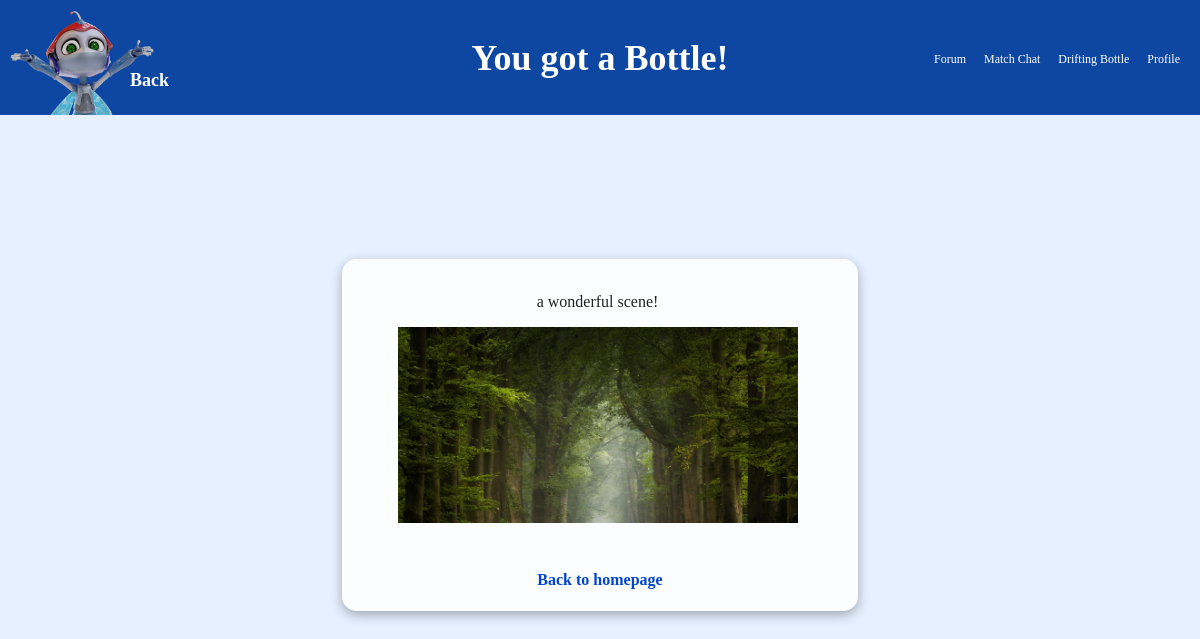
/bottle/pick, run on the app's committed database.
### bottle_feature.py (models this page shows)
class Bottle(db.Model):
    id = db.Column(db.Integer, primary_key=True)
    content = db.Column(db.Text, nullable=True)
    file_path = db.Column(db.String(200), nullable=True)
    file_type = db.Column(db.String(200), nullable=True)
    campus = db.Column(db.String(20), nullable=False, default="cyberjaya")
    status = db.Column(db.String(20), default="unpicked")
    created_at = db.Column(db.DateTime, default=db.func.current_timestamp())

### bottle_feature.py (the view)
@bottle_bp.route("/pick", endpoint="pick")
def pick_bottle():
    campus = request.args.get("campus", "all")
    query = Bottle.query.filter_by(status="unpicked")
    if campus != "all":
        query = query.filter_by(campus=campus)
    database = query.all()
    if database:
        bottle = random.choice(database)
        bottle.status = "picked"
        db.session.commit()
        return render_template("pick.html", bottle=bottle)
    else:
        return render_template("pick.html", bottle=None)

### templates/pick.html (shortened to what this page needs)
<!DOCTYPE html>
<html lang="en">
<head>
    <link rel="stylesheet" href="{{ url_for('static', filename='style.css') }}">
</head>
    <header>
            <div>
            <a href="{{url_for('main.homepage')}}" class="header-back-home-a">
                <img src="{{url_for('static', filename='ebeemmu.png')}}" alt="logo" width="150" height="105" style="margin-left: 10px;">
            </a>
            <div class="header-back-home-text"">Back</div>
            </div>
            <div class="title">You got a Bottle!</div>
            <nav>
                <ul>
                    <li><a href="{{ url_for('forum.homepage') }}">Forum</a></li>
                    <li><a href="{{ url_for('MatchChat.home') }}">Match Chat</a></li>
                    <li><a href="{{ url_for('bottle.DriftingBottle') }}">Drifting Bottle</a></li>
                    <li><a href="{{ url_for('profile.myProfile') }}">Profile</a></li>
                </ul>
            </nav>
    </header>
<body>
    <main>
    <div class="bottle-container">
        {% if bottle %}
            <div class="bottle-wrapper">
                <div class="bottle_content">
                    {% if bottle.content %}
                        <p>{{ bottle.content }}</p>
                    {% endif %}
                    {% if bottle.file_path %}
                        {% if bottle.file_type == 'image' %}
                            <img src="{{ url_for('static', filename=bottle.file_path) }}" alt="Bottle Image" style="max-width: 400px;">
                        {% elif bottle.file_type == 'audio' %}
                            <audio controls>
                               <source src="{{ url_for('static', filename=bottle.file_path) }}">
                               Your browser does not support the audio element.
                            </audio>
                        {% elif bottle.file_type == 'video' %}
                            <video controls style="max-width:100%;">
                                <source src="{{ url_for('static', filename=bottle.file_path) }}">
                                Your browser does not support the video tag.
                            </video>
                        {% endif %}
                    {% endif %}
                </div>
                <div class="bottle-footer">
                    <a href="{{ url_for('bottle.DriftingBottle') }}">Back to homepage</a>
                </div>
            </div>
        {% else %}
            <div class="bottle-empty">
                <p>The sea is still empty...🌊</p>
                <a href="{{ url_for('bottle.DriftingBottle') }}">Back to homepage</a>
            </div>
        {% endif %}
    </main>
</body>
</html>

### static/style.css (style rules this page uses)
body { font-family: Georgia, 'Times New Roman', Times, serif; background: #e6f0ff; color: #003366; margin: 0; padding: 0; }
header { display: flex; justify-content: space-between; align-items: center; background-color: #0d47a1; color: white; padding: 35px 20px; gap: 10px; font-size: 2.5em; font-weight: bold; z-index: 1000; height: 45px; }
.header-back-home-a { position: absolute; left: 80px; transform: translateX(-50%); top: -10px; }
.header-back-home-text { color: white; position: absolute; left: 130px; top: 70px; font-size: 18px; }
.title { text-align: center; font-size: 3vw; margin: 0 auto; position: absolute; left: 50%; transform: translateX(-50%); }
header nav { justify-content: flex-end; margin-left: 3vw; align-items: center; flex-wrap: wrap; max-width: 37%; }
header nav ul { display: flex; flex-wrap: wrap; gap: 1.5vw; align-items: center; flex-direction: row; list-style: none; margin: 0; margin-bottom: 1rem; justify-content: space-evenly; }
header nav ul li a { color: white; text-decoration: none; font-size: 0.3em; font-weight: normal; transition: color 0.3s; }
main { padding: 30px 20px; text-align: center; }
a { display: inline-block; margin-top: 20px; text-decoration: none; color: #0044cc; font-weight: bold; }
html, body { margin: 0; padding: 0; height: 100%; width: 100%; overflow-x: hidden; }
main { margin: 0; padding: 0; }
header { position: relative; z-index: 1000; }
.bottle-container { position: relative; width: 100vw; height: 100vh; margin: auto; padding: 0; background-size: cover; background-position: center; background-repeat: no-repeat; display: flex; flex-direction: column; align-items: center; justify-content: center; overflow: hidden; text-shadow: none; text-shadow: 1px 1px 3px rgba(0,0,0,0.6); }
.bottle-wrapper { width: 40%; min-width: 320px; height: 40vh; background: rgba(255,255,255,0.9); border-radius: 15px; box-shadow: 0 4px 12px rgba(0,0,0,0.3); padding: 18px 18px 14px 18px; text-align: center; display: flex; flex-direction: column; position: absolute; justify-content: space-between; align-items: center; top: 40%; left: 50%; transform: translate(-50%, -50%); overflow: hidden; z-index: 1; }
.bottle_content { flex: 1 1 auto; font-size: 16px; font-weight: 500; color: #222; margin: 0 0 12px 0; text-shadow: none; text-align: center; hyphens: auto; word-break: break-word; overflow-wrap: break-word; white-space: normal; overflow-y: auto; overflow-x: hidden; padding-right: 5px; -webkit-overflow-scrolling: touch; }
a { color: #0044cc; font-weight: bold; text-decoration: none; text-shadow: none; }
.bottle-footer { flex: 0 0 auto; margin-top: 8px; text-align: center; z-index: 2; text-shadow: none; }
.bottle-footer a { color: #0044cc; font-weight: bold; text-shadow: none; text-decoration: none; display: inline-block; padding: 8px 14px; border-radius: 8px; box-shadow: none; background: transparent; }
ul { list-style: none; padding: 0; }

### data on the page
Bottle: content "a wonderful scene!", file_path (picture)
